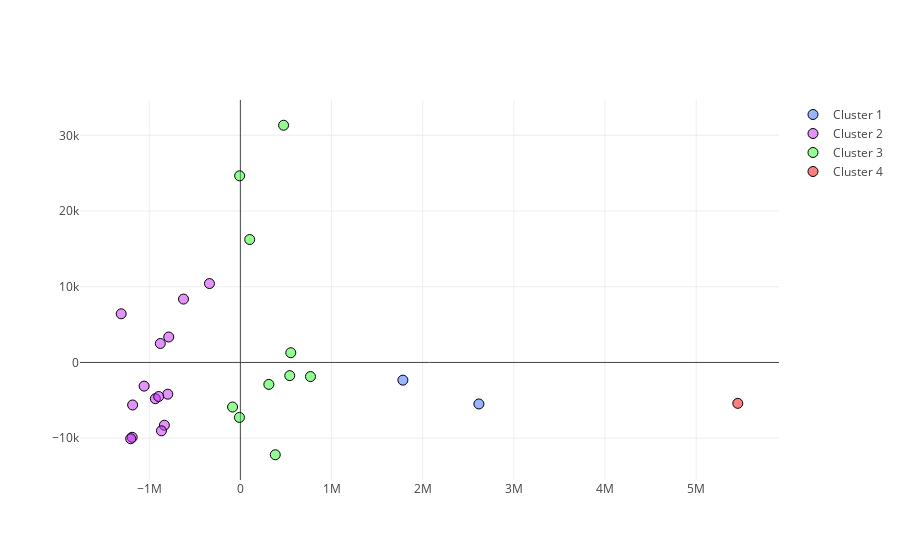

This figure's notebook cell:
### Code cell
data = [trace0, trace1, trace2, trace3]
layout = go.Layout(title='NBA Team Clusters by Income & Performance')
iplot(data)

### Figure 1 — Plotly figure (JSON) as saved in the notebook; plotly's stock layout.template omitted (floating-point values rounded to 4 significant figures)
{"data": [{"marker": {"color": "rgba(51, 107, 255, 0.5)", "line": {"color": "rgb(0,0,0)", "width": 1}, "size": 10}, "mode": "markers", "name": "Cluster 1", "type": "scatter", "x": [1783000.0, 2617000.0], "y": [-2339.0, -5481.0]}, {"marker": {"color": "rgba(197, 39, 252, 0.5)", "line": {"color": "rgb(0,0,0)", "width": 1}, "size": 10}, "mode": "markers", "name": "Cluster 2", "type": "scatter", "x": [-796400.0, -833500.0, -623800.0, -932500.0, -1187000.0, -1056000.0, -339100.0, -1203000.0, -1182000.0, -865900.0, -785800.0, -878100.0, -1307000.0, -896100.0], "y": [-4191.0, -8291.0, 8370.0, -4790.0, -9886.0, -3125.0, 10420.0, -10070.0, -5618.0, -9030.0, 3364.0, 2503.0, 6426.0, -4501.0]}, {"marker": {"color": "rgba(39, 252, 39, 0.5)", "line": {"color": "rgb(0,0,0)", "width": 1}, "size": 10}, "mode": "markers", "name": "Cluster 3", "type": "scatter", "x": [312400.0, 102200.0, 768900.0, -10230.0, 541500.0, 382800.0, 552900.0, -85660.0, -8188.0, 473800.0], "y": [-2901.0, 16240.0, -1866.0, -7261.0, -1740.0, -12190.0, 1282.0, -5887.0, 24640.0, 31330.0]}, {"marker": {"color": "rgba(255, 0, 0, 0.5)", "line": {"color": "rgb(0,0,0)", "width": 1}, "size": 10}, "mode": "markers", "name": "Cluster 4", "type": "scatter", "x": [5456000.0], "y": [-5404.0]}], "layout": {}}
